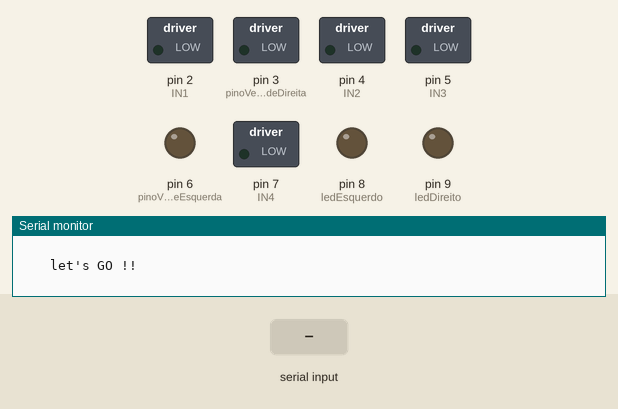
Simulated run of this sketch. Board: Arduino Uno, built with avr-gcc and run on an emulated ATmega328P. On the bench: switched loads named in the sketch (green lamp = pin HIGH), output pins drawn as LEDs (lit = HIGH), the last lines printed to the serial monitor. The test bench sets the inputs (shaded band).

Above: at 1.4 s.
1.5 s: "a" received over Serial
At 2.6 s:
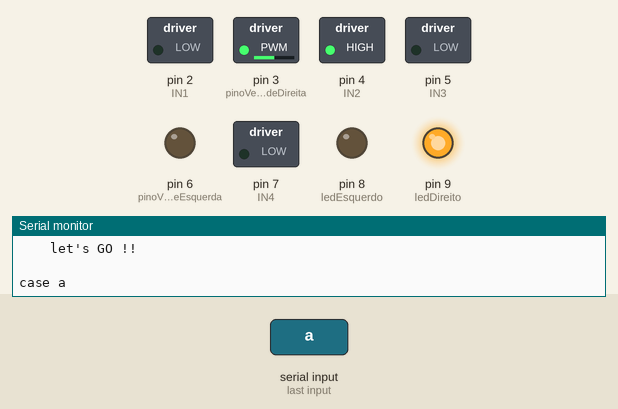
3.0 s: "s" received over Serial
At 3.8 s:
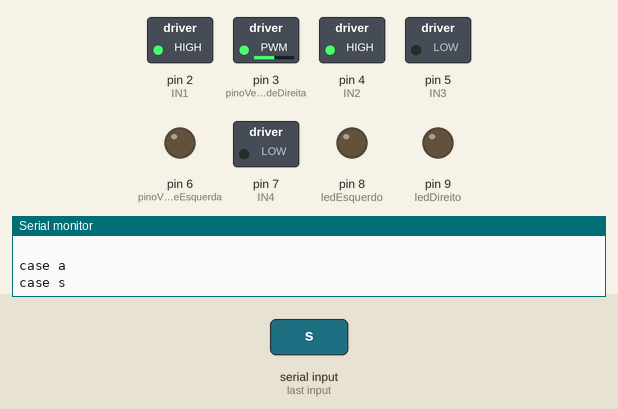
4.5 s: "d" received over Serial
At 4.9 s:
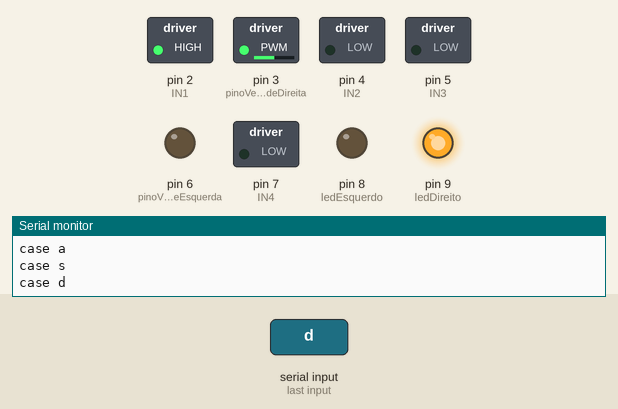
6.0 s: "f" received over Serial
At 7.2 s:
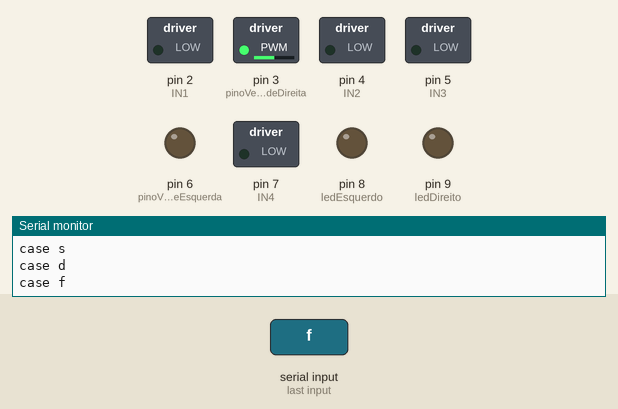
7.5 s: "h" received over Serial
At 8.4 s:
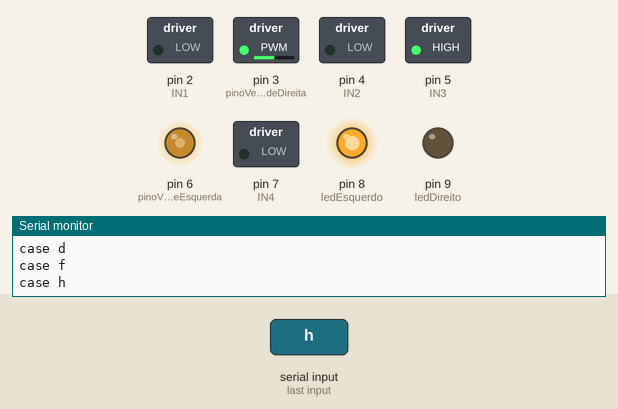
9.0 s: "j" received over Serial
At 9.5 s:
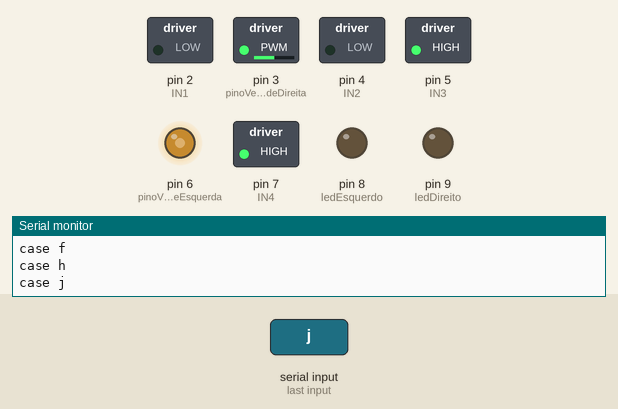
Timing chart, 0 to 11.5 s (numbered marks = the images above; inputs shaded):
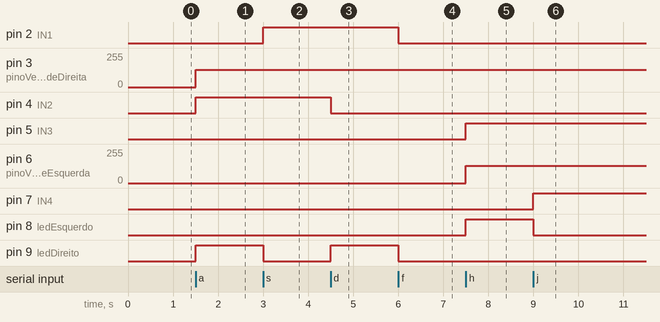

Measured:
- after the input at 1.5 s, pin 3 (pinoVelocidadeDireita): 0/255 → 128/255 at once; pin 4 (IN2), pin 9 (ledDireito): LOW → HIGH at once
- after the input at 3.0 s, pin 2 (IN1): LOW → HIGH at once; pin 9 (ledDireito): HIGH → LOW at once
- after the input at 4.5 s, pin 4 (IN2): HIGH → LOW at once; pin 9 (ledDireito): LOW → HIGH at once
- after the input at 6.0 s, pin 2 (IN1), pin 9 (ledDireito): HIGH → LOW at once
- after the input at 7.5 s, pin 5 (IN3), pin 8 (ledEsquerdo): LOW → HIGH at once; pin 6 (pinoVelocidadeEsquerda): 0/255 → 128/255 at once
- after the input at 9.0 s, pin 7 (IN4): LOW → HIGH at once; pin 8 (ledEsquerdo): HIGH → LOW at once

The sketch:

teste_motores.ino
```cpp
//Código feito pelo aluno André Feliciano do curso de robótica com arduino 2017.1
//Escola do arduino
//Programa : Acionar os motores pela Serial para teste
//
//           A - Aciona motor 1 sentido frente
//           S - Freia motor 1
//           D - Aciona motor 1 sentido tras
//           F - Freia motor 1
//
//           H - Aciona motor 2 sentido frente
//           J - Freia motor 2
//           K - Aciona motor 2 sentido tras
//           L - Freia motor 2
//
//
//
//
//
// Autor : André Luchon


//Definicoes pinos Arduino ligados a entrada da Ponte H
int IN1 = 2;
int IN2 = 4;
int pinoVelocidadeDireita = 3;

int IN3 = 5;
int IN4 = 7;
int pinoVelocidadeEsquerda = 6;

int velocidade=128;

const int ledDireito =  9;
const int ledEsquerdo =  8;


void setup() {

            //Define os pinos como saida
     pinMode(IN1, OUTPUT);
     pinMode(IN2, OUTPUT);
     pinMode(IN3, OUTPUT);
     pinMode(IN4, OUTPUT);
     pinMode(pinoVelocidadeDireita, OUTPUT);
     pinMode(pinoVelocidadeEsquerda, OUTPUT);


     pinMode(ledDireito, OUTPUT);
     pinMode(ledEsquerdo, OUTPUT);

     digitalWrite(ledDireito,LOW);
     digitalWrite(ledEsquerdo,LOW);

     Serial.begin(9600);
     Serial.println("\t Motores da direita do carro");
     Serial.println("" );
     Serial.println("A - Aciona para frente " );
     Serial.println("S - Freia  " );
     Serial.println("D - Aciona para tras" );
     Serial.println("F - Para " );
     Serial.println("" );
     Serial.println("\t Motores da esquerda do carro");
     Serial.println("" );
     Serial.println("H - Aciona para frente" );
     Serial.println("J - Freia  " );
     Serial.println("K - Aciona para tras" );
     Serial.println("L - Para  " );
     Serial.println("");
     Serial.println("Velocidade do motor 1 até 9 e 0. Correspondendo 10% até 100% .");
     Serial.println(" ");
     Serial.println(" \t let's GO !!");
     Serial.println(" ");


}

void loop() {

      if(Serial.available()>0) {       // continua se tiver dados na serial
           int entrada =Serial.read();      // lê os dados da serial
           //Serial.print(entrada);

           switch (entrada) {
              case 'a':
                  digitalWrite(IN1,LOW);
                  digitalWrite(IN2,HIGH);
                  analogWrite(pinoVelocidadeDireita,velocidade);
                  digitalWrite(ledDireito,HIGH);
                  Serial.println("case a " );
                  break;
              case 's' :
                  digitalWrite(IN1,HIGH);
                  digitalWrite(IN2,HIGH);
                  digitalWrite(ledDireito,LOW);
                  Serial.println("case s " );
                  break;
              case 'd':
                  digitalWrite(IN1,HIGH);
                  digitalWrite(IN2,LOW);
                  analogWrite(pinoVelocidadeDireita,velocidade);
                  digitalWrite(ledDireito,HIGH);
                  Serial.println("case d " );
                  break;
              case 'f':
                  digitalWrite(IN1,LOW);
                  digitalWrite(IN2,LOW);
                  digitalWrite(ledDireito,LOW);
                  Serial.println("case f " );
                  break;
              case 'h':
                  digitalWrite(IN3,HIGH);
                  digitalWrite(IN4,LOW);
                  analogWrite(pinoVelocidadeEsquerda,velocidade);
                  digitalWrite(ledEsquerdo,HIGH);
                  Serial.println("case h " );
                  break;
              case 'j' :
                  digitalWrite(IN3,HIGH);
                  digitalWrite(IN4,HIGH);
                  digitalWrite(ledEsquerdo,LOW);
                  Serial.println("case j " );
                  break;
              case 'k':
                  digitalWrite(IN3,LOW);
                  digitalWrite(IN4,HIGH);
                  analogWrite(pinoVelocidadeDireita,velocidade);
                  digitalWrite(ledEsquerdo,HIGH);
                  Serial.println("case k " );
                  break;
              case 'l':
                  digitalWrite(IN3,LOW);
                  digitalWrite(IN4,LOW);
                  digitalWrite(ledEsquerdo,LOW);
                  Serial.println("case l " );
                  break;

              case '1':
                  velocidade=26;
                  Serial.println("Velocidade 10% " );
                  break;
              case '2':
                  velocidade=51;
                  Serial.println("Velocidade 20% " );
                  break;
              case '3':
                  velocidade=77;
                  Serial.println("Velocidade 30% " );
                  break;
              case '4':
                  velocidade=102;
                  Serial.println("Velocidade 40% " );
                  break;
              case '5':
                  velocidade=128;
                  Serial.println("Velocidade 50& " );
                  break;
              case '6':
                  velocidade=153;
                  Serial.println("Velocidade 60% " );
                  break;
              case '7':
                  velocidade=179;
                  Serial.println("Velocidade 70% " );
                  break;
              case '8':
                  velocidade=204;
                  Serial.println("Velocidade 80% " );
                  break;
              case '9':
                  velocidade=230;
                  Serial.println("Velocidade 90% " );
                  break;
              case '0':
                  velocidade=255;
                  Serial.println("Velocidade 100% " );
                  break;

           }

    }

}
```
